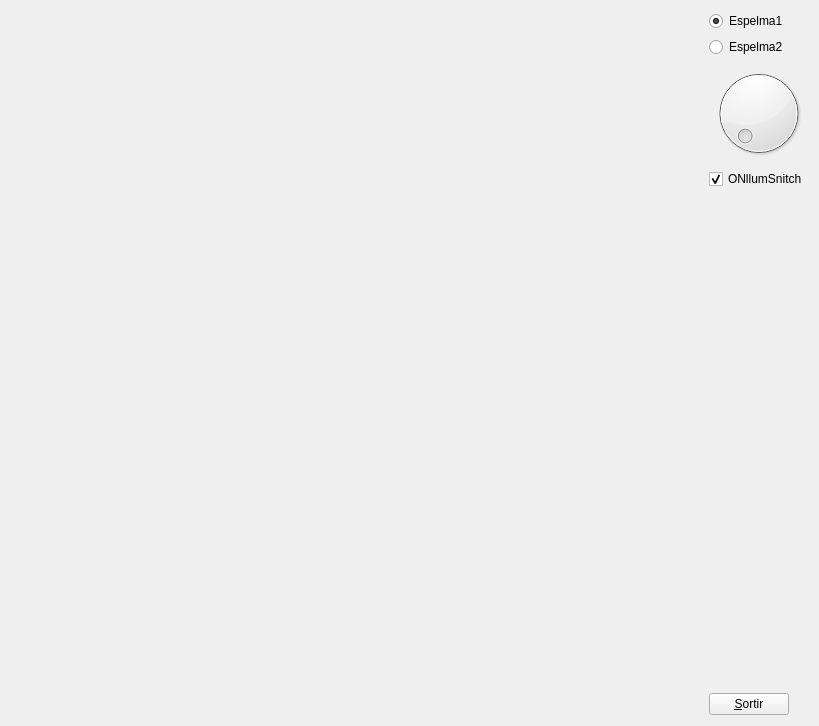
<?xml version="1.0" encoding="UTF-8"?>
<ui version="4.0">
 <class>MyForm</class>
 <widget class="QWidget" name="MyForm">
  <property name="geometry">
   <rect>
    <x>0</x>
    <y>0</y>
    <width>819</width>
    <height>726</height>
   </rect>
  </property>
  <property name="windowTitle">
   <string>IDI-Lab</string>
  </property>
  <layout class="QHBoxLayout" name="horizontalLayout">
   <item>
    <widget class="MyGLWidget" name="widget" native="true">
     <property name="sizePolicy">
      <sizepolicy hsizetype="Expanding" vsizetype="Expanding">
       <horstretch>0</horstretch>
       <verstretch>0</verstretch>
      </sizepolicy>
     </property>
    </widget>
   </item>
   <item>
    <layout class="QVBoxLayout" name="verticalLayout">
     <item>
      <widget class="QRadioButton" name="button_espelma1">
       <property name="text">
        <string>Espelma1</string>
       </property>
       <property name="checked">
        <bool>true</bool>
       </property>
      </widget>
     </item>
     <item>
      <widget class="QRadioButton" name="button_espelma2">
       <property name="text">
        <string>Espelma2</string>
       </property>
      </widget>
     </item>
     <item>
      <widget class="QDial" name="dial">
       <property name="maximum">
        <number>360</number>
       </property>
      </widget>
     </item>
     <item>
      <widget class="QCheckBox" name="checkBox">
       <property name="text">
        <string>ONllumSnitch</string>
       </property>
       <property name="checked">
        <bool>true</bool>
       </property>
      </widget>
     </item>
     <item>
      <spacer name="verticalSpacer">
       <property name="orientation">
        <enum>Qt::Vertical</enum>
       </property>
       <property name="sizeHint" stdset="0">
        <size>
         <width>20</width>
         <height>40</height>
        </size>
       </property>
      </spacer>
     </item>
     <item>
      <widget class="QPushButton" name="salir">
       <property name="sizePolicy">
        <sizepolicy hsizetype="Fixed" vsizetype="Fixed">
         <horstretch>0</horstretch>
         <verstretch>0</verstretch>
        </sizepolicy>
       </property>
       <property name="text">
        <string>&amp;Sortir</string>
       </property>
      </widget>
     </item>
    </layout>
   </item>
  </layout>
 </widget>
 <customwidgets>
  <customwidget>
   <class>MyGLWidget</class>
   <extends>QWidget</extends>
   <header>MyGLWidget.h</header>
   <container>1</container>
   <slots>
    <signal>signalFocusMovedKeyboard(int)</signal>
    <signal>signalEngineMode(bool)</signal>
    <signal>turnOn1()</signal>
    <signal>turnOn2()</signal>
    <signal>updateDial(int)</signal>
    <signal>updatellum(bool)</signal>
    <slot>onFocusMoved(int)</slot>
    <slot>onEngineMode(bool)</slot>
    <slot>espelma1()</slot>
    <slot>espelma2()</slot>
    <slot>rotaSnitch(int)</slot>
    <slot>activallum(bool)</slot>
   </slots>
  </customwidget>
 </customwidgets>
 <resources/>
 <connections>
  <connection>
   <sender>salir</sender>
   <signal>clicked()</signal>
   <receiver>MyForm</receiver>
   <slot>close()</slot>
   <hints>
    <hint type="sourcelabel">
     <x>757</x>
     <y>715</y>
    </hint>
    <hint type="destinationlabel">
     <x>839</x>
     <y>529</y>
    </hint>
   </hints>
  </connection>
  <connection>
   <sender>widget</sender>
   <signal>turnOn1()</signal>
   <receiver>button_espelma1</receiver>
   <slot>toggle()</slot>
   <hints>
    <hint type="sourcelabel">
     <x>675</x>
     <y>174</y>
    </hint>
    <hint type="destinationlabel">
     <x>759</x>
     <y>22</y>
    </hint>
   </hints>
  </connection>
  <connection>
   <sender>widget</sender>
   <signal>turnOn2()</signal>
   <receiver>button_espelma2</receiver>
   <slot>toggle()</slot>
   <hints>
    <hint type="sourcelabel">
     <x>676</x>
     <y>121</y>
    </hint>
    <hint type="destinationlabel">
     <x>784</x>
     <y>57</y>
    </hint>
   </hints>
  </connection>
  <connection>
   <sender>button_espelma1</sender>
   <signal>clicked()</signal>
   <receiver>widget</receiver>
   <slot>espelma1()</slot>
   <hints>
    <hint type="sourcelabel">
     <x>728</x>
     <y>25</y>
    </hint>
    <hint type="destinationlabel">
     <x>660</x>
     <y>34</y>
    </hint>
   </hints>
  </connection>
  <connection>
   <sender>button_espelma2</sender>
   <signal>clicked()</signal>
   <receiver>widget</receiver>
   <slot>espelma2()</slot>
   <hints>
    <hint type="sourcelabel">
     <x>734</x>
     <y>53</y>
    </hint>
    <hint type="destinationlabel">
     <x>681</x>
     <y>71</y>
    </hint>
   </hints>
  </connection>
  <connection>
   <sender>widget</sender>
   <signal>updateDial(int)</signal>
   <receiver>dial</receiver>
   <slot>setValue(int)</slot>
   <hints>
    <hint type="sourcelabel">
     <x>654</x>
     <y>209</y>
    </hint>
    <hint type="destinationlabel">
     <x>783</x>
     <y>119</y>
    </hint>
   </hints>
  </connection>
  <connection>
   <sender>dial</sender>
   <signal>valueChanged(int)</signal>
   <receiver>widget</receiver>
   <slot>rotaSnitch(int)</slot>
   <hints>
    <hint type="sourcelabel">
     <x>777</x>
     <y>146</y>
    </hint>
    <hint type="destinationlabel">
     <x>661</x>
     <y>226</y>
    </hint>
   </hints>
  </connection>
  <connection>
   <sender>checkBox</sender>
   <signal>clicked(bool)</signal>
   <receiver>widget</receiver>
   <slot>activallum(bool)</slot>
   <hints>
    <hint type="sourcelabel">
     <x>784</x>
     <y>186</y>
    </hint>
    <hint type="destinationlabel">
     <x>623</x>
     <y>274</y>
    </hint>
   </hints>
  </connection>
  <connection>
   <sender>widget</sender>
   <signal>updatellum(bool)</signal>
   <receiver>checkBox</receiver>
   <slot>setChecked(bool)</slot>
   <hints>
    <hint type="sourcelabel">
     <x>673</x>
     <y>254</y>
    </hint>
    <hint type="destinationlabel">
     <x>764</x>
     <y>184</y>
    </hint>
   </hints>
  </connection>
 </connections>
</ui>
